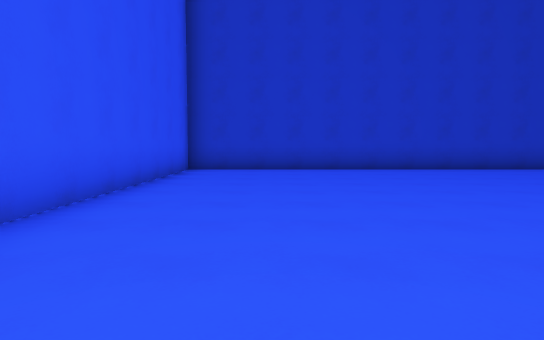
View 1 (above)

17 first-person views from a walk through a Godot game level. The camera is 1.3 m above the floor, tilts 4° down and sees 75° across. The floor is counted in squares, 2 m on a side. Each view is taken from the middle of a square. On the plan, view 1 faces up. The plan holds only what a view shows up to about 10 squares ahead; the rest is blank.

View 2
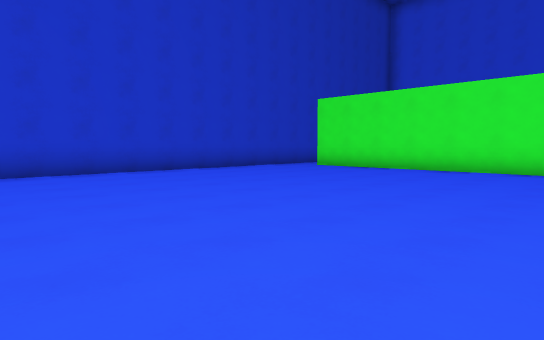

View 3
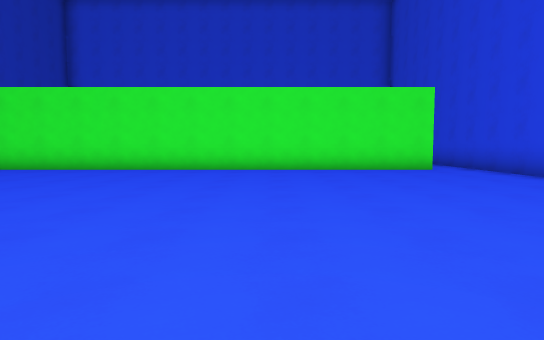

View 4
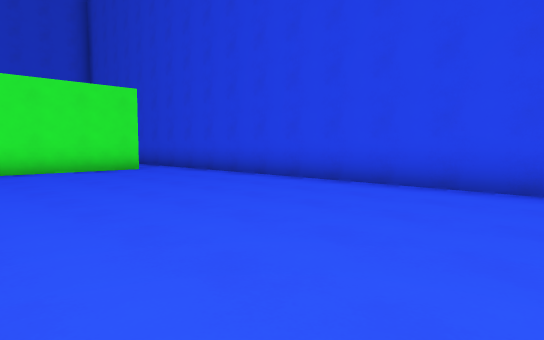

View 5
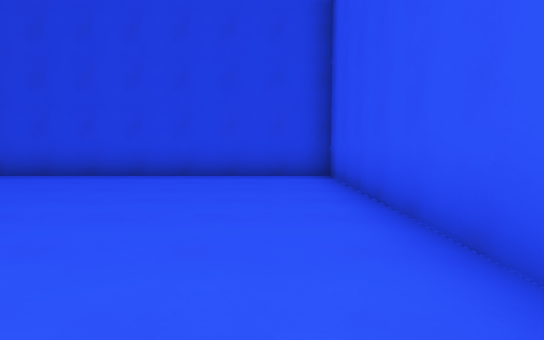

View 6
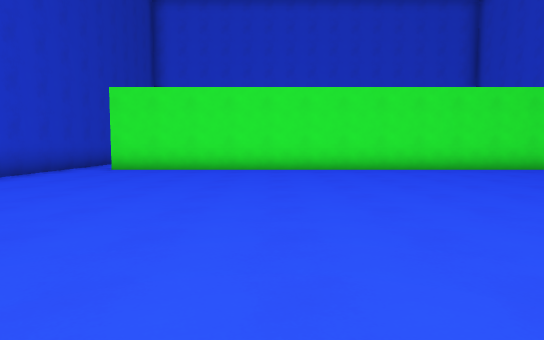

View 7
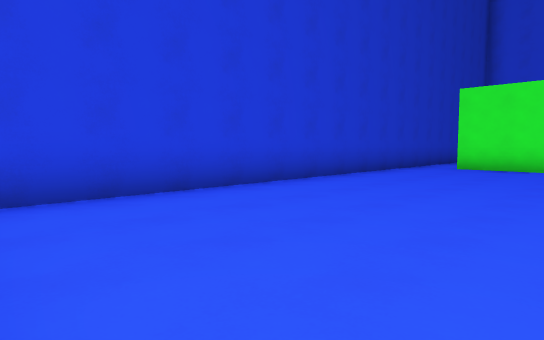

View 8
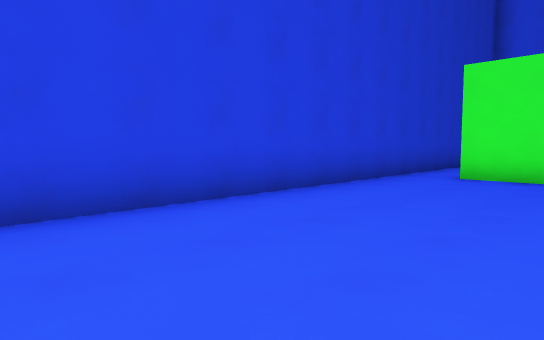

View 9
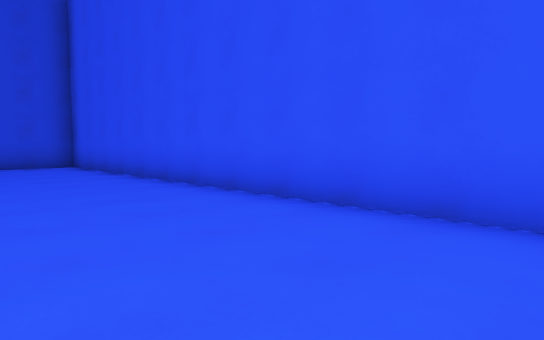

View 10
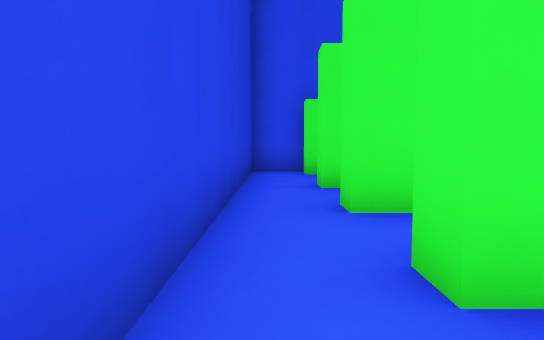

View 11
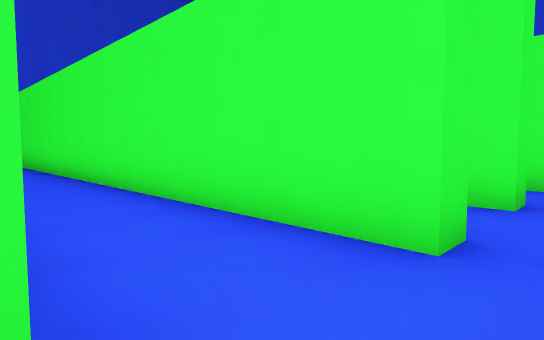

View 12
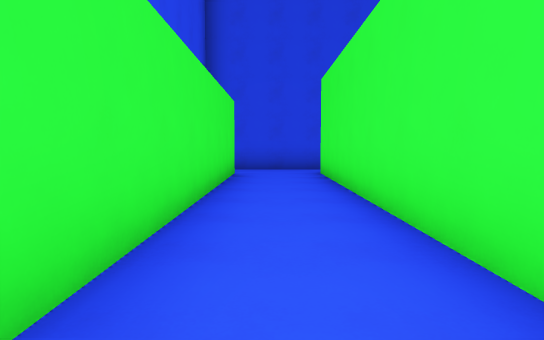

View 13
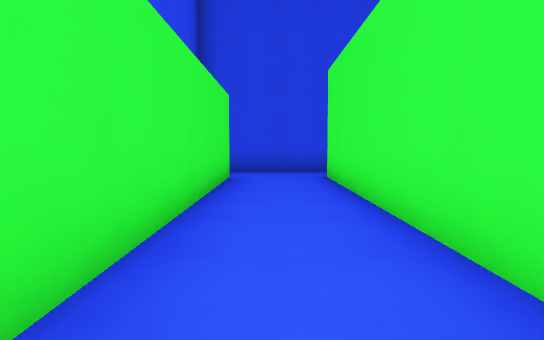

View 14
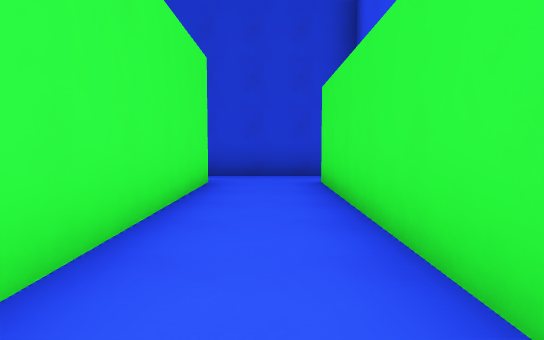

View 15
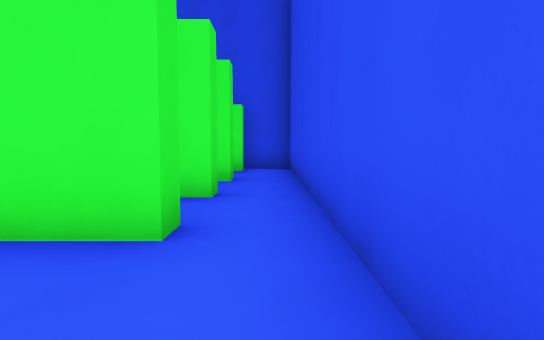

View 16
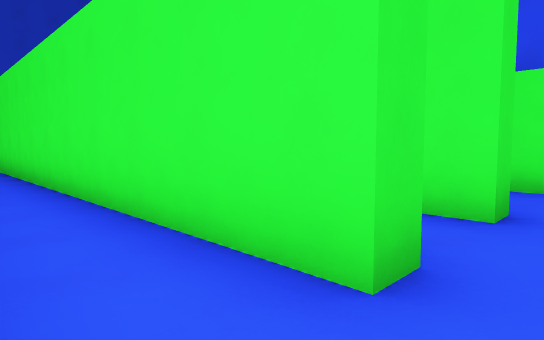

View 17
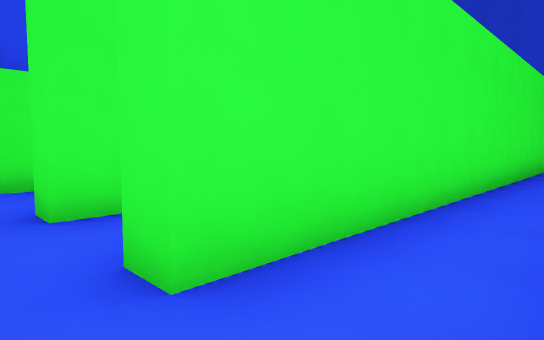

### Floor plan
Points are (right, up) in squares from view 1. A wall is a line through its corners. A room is listed if a view was taken in it or the views show most of it. See-through windows are left out.
Room 1 (views 1, 2, 3, 4, 5, 6, 7, 8, 9, 10, 15)
walls: (8.4, -4.3) (8.4, 8.2); (8.4, 9.5) (-2.3, 9.5) (-2.3, -5.5) (8.4, -5.5)
ways out: opening at (8, -5) to room 3; opening at (8, 9) to room 3
Room 2 (views 11, 12, 13, 14)
walls: (15.7, 8.1) (15.7, 9.5) (12.4, 9.5); (12.4, 8.2) (12.9, 8.2) (12.9, -4.3) (12.4, -4.3); (15.4, -4.3) (14.9, -4.3) (14.9, 8.2) (15.4, 8.2); (12.4, -5.5) (15.7, -5.5) (15.7, -4.1)
ways out: opening at (12, -5); opening at (12, 9)
Room 3 (views 16, 17)
walls: (8.4, 8.2) (8.9, 8.2); (8.9, -4.3) (8.4, -4.3); (10.4, -4.3) (10.4, 8.2); (8.4, -5.5) (10.4, -5.5); (10.4, 9.5) (8.4, 9.5)
ways out: opening at (8, -5) to room 1; opening at (8, 9) to room 1; opening at (10, -5); opening at (10, 9)

Where each view was taken, in squares from view 1:
view 1: 0 up, 0 right, facing up
view 2: 1 up, 1 left, facing up-right
view 3: 0 up, 1 left, facing right
view 4: 0 up, 1 left, facing down-right
view 5: 2 up, 1 left, facing down
view 6: 4 up, 1 left, facing right
view 7: 5 up, 2 left, facing up-right
view 8: 6 up, 1 right, facing up-right
view 9: 6 up, 1 right, facing down-left
view 10: 9 up, 7 right, facing right
view 11: 9 up, 15 right, facing down-left
view 12: 4 up, 14 right, facing down
view 13: 3 up, 14 right, facing down
view 14: 2 up, 14 right, facing up
view 15: 5 down, 6 right, facing right
view 16: 5 down, 9 right, facing up-right
view 17: 9 up, 9 right, facing down-right
